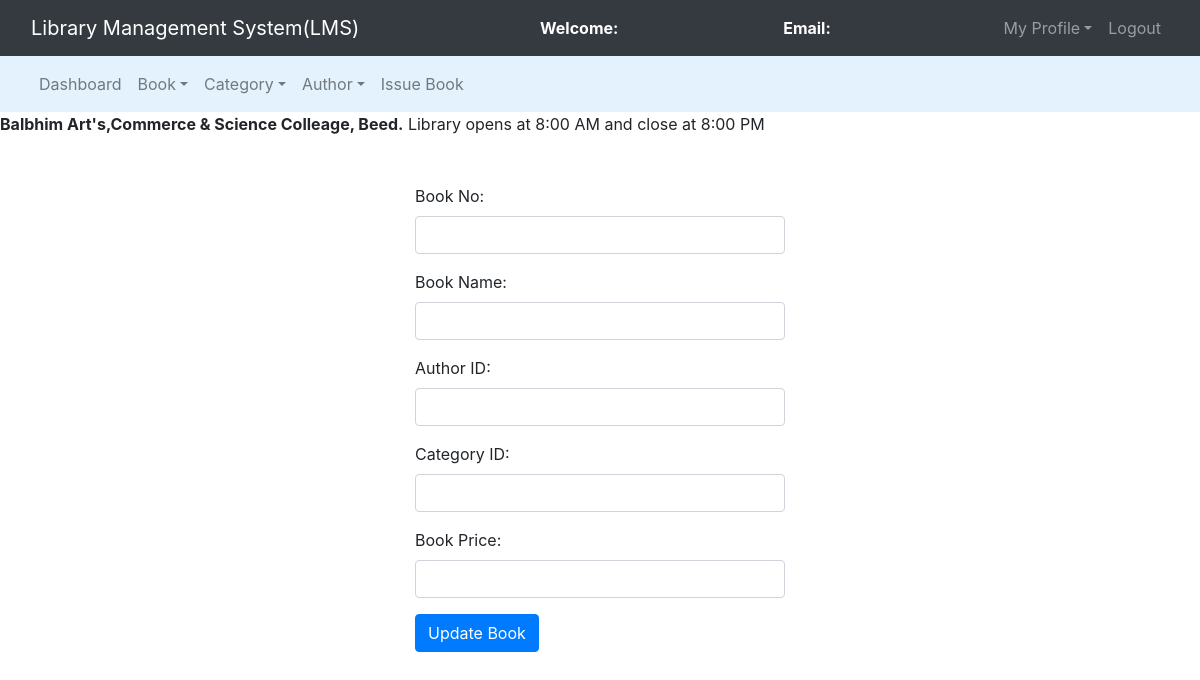
Before: /admin/edit_book.php?bn=2326 with the older database file.
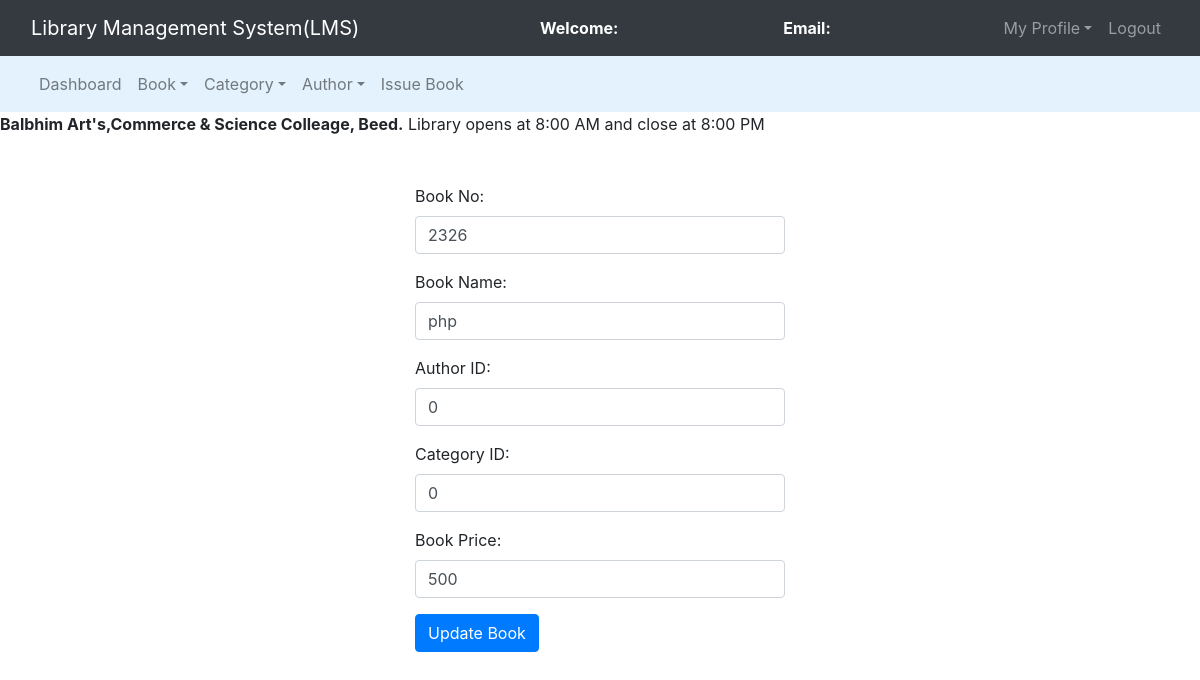
After: the same page with the newer database file.
### tables this page shows
CREATE TABLE `books` (
  `book_id` int(11) NOT NULL,
  `book_name` varchar(250) NOT NULL,
  `author_id` int(11) NOT NULL,
  `cat_id` int(11) NOT NULL,
  `book_no` int(11) NOT NULL,
  `book_price` int(11) NOT NULL
);

### admin/edit_book.php (the view, shortened to what this page needs)
<?php
	include 'db_connect.php';
	$book_no = "";
	$book_name = "";
	$author_id = "";
	$cat_id = "";
	$book_price = "";
	$query = "select * from books where book_no = $_GET[bn]";
	$query_run = mysqli_query($connection,$query);
	while($row = mysqli_fetch_assoc($query_run)){
		$book_name = $row['book_name'];
		$book_no = $row['book_no'];
		$author_id = $row['author_id'];
		$cat_id = $row['cat_id'];
		$book_price = $row['book_price'];
	}
?>
<!DOCTYPE html>
<html>
<head>
	<link rel="stylesheet" type="text/css" href="../bootstrap-4.4.1/css/bootstrap.min.css">
</head>
<body>
	<nav class="navbar navbar-expand-lg navbar-dark bg-dark">
		<div class="container-fluid">
			<div class="navbar-header">
				<a class="navbar-brand" href="index.php">Library Management System(LMS)</a>
			</div>
			<font style="color: white"><span><strong>Welcome: <?php echo $_SESSION['name'];?></strong></span></font>
			<font style="color: white"><span><strong>Email: <?php echo $_SESSION['email'];?></strong></span></font>
			<ul class="nav navbar-nav navbar-right">
				<li class="nav-item dropdown">
					<a class="nav-link dropdown-toggle" data-toggle="dropdown">My Profile</a>
				</li>
				<li class="nav-item"><a class="nav-link" href="../logout.php">Logout</a></li>
			</ul>
		</div>
	</nav>
<nav class="navbar navbar-expand-lg navbar-light" style="background-color: #e3f2fd">
	<div class="container-fluid">
		<ul class="nav navbar-nav navbar-center">
			<li class="nav-item">
				<a href="admin_dashboard.php" class="nav-link">Dashboard</a>
			</li>
			<li class="nav-item dropdown">
				<a class="nav-link dropdown-toggle" data-toggle="dropdown">Book</a>
			</li>
			<li class="nav-item dropdown">
				<a class="nav-link dropdown-toggle" data-toggle="dropdown">Category</a>
			</li>
			<li class="nav-item dropdown">
				<a class="nav-link dropdown-toggle" data-toggle="dropdown">Author</a>
			</li>
			<li class="nav-item">
				<a href="issue_book" class="nav-link">Issue Book</a>
			</li>
		</ul>
	</div>
</nav>
	<span><marquee><b>Balbhim Art's,Commerce & Science Colleage, Beed.</b> Library opens at 8:00 AM and close at 8:00 PM</marquee></span><br><br>
	<div class="container-fluid">
		<div class="row">
		<div class="col-md-4"></div>
		<div class="col-md-4">
			<form action="" method="post">
				<div class="form-group">
					<label>Book No:</label>
					<input type="text" name="book_no" value="<?php echo $book_no;?>" class="form-control" required="">
				</div>
				<div class="form-group">
					<label>Book Name:</label>
					<input type="text" name="book_name" value="<?php echo $book_name;?>" class="form-control" required="">
				</div>
				<div class="form-group">
					<label>Author ID:</label>
					<input type="text" name="author_id" value="<?php echo $author_id;?>" class="form-control" required="">
				</div>
				<div class="form-group">
					<label>Category ID:</label>
					<input type="text" name="cat_id" value="<?php echo $cat_id;?>" class="form-control" required="">
				</div>
				<div class="form-group">
					<label>Book Price:</label>
					<input type="text" name="book_price" value="<?php echo $book_price;?>" class="form-control" required="">
				</div>
				<button class="btn btn-primary" name="update">Update Book</button>
			</form>
		</div>
		<div class="col-md-4"></div>
	</div>
</body>
</html>

Changed rows visible on the page:
added books: book_no "2326", book_name "php", author_id "0", cat_id "0", book_price "500"
